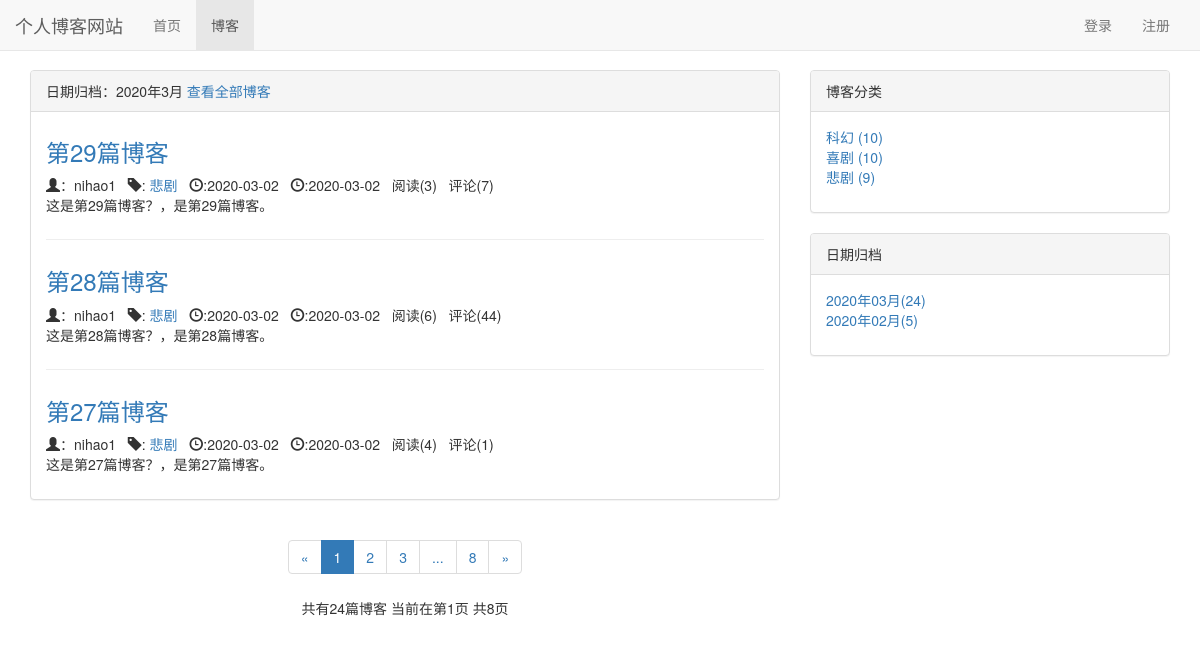
Screenshot of /blog/date/2020/3 with the database file from the repository.
### blog/models.py (models this page shows, shortened)
class Blog(models.Model,ReadNumExpandMethod):
    title = models.CharField(max_length=50)  # 文章标题
    content = RichTextUploadingField(verbose_name='博客内容')  # 上传图片要改成这个字段
    author = models.ForeignKey(User, on_delete=models.CASCADE)  # 作者
    created_time = models.DateTimeField(auto_now_add=True)  # 发布时间
    update_time = models.DateTimeField(auto_now=True)  # 修改时间
    read_details = GenericRelation(ReadDetail, verbose_name='博客类型')
    blog_type = models.ForeignKey(BlogType, on_delete=models.CASCADE)  # 文章分类
    class Meta:
        ordering = [
            '-created_time'
        ]

class BlogType(models.Model):
    type_name = models.CharField(max_length=30)
    def __str__(self):
        return f'{self.type_name}'

### read_statistics/models.py (models this page shows)
class ReadNum(models.Model):
    read_num = models.IntegerField(default=0)
    content_type = models.ForeignKey(ContentType, on_delete=models.CASCADE)
    object_id = models.PositiveIntegerField()
    content_object = GenericForeignKey('content_type', 'object_id')

### blog/views.py (the view)
# urls.py: path('date/<int:year>/<int:month>', blogs_with_date, name="blogs_with_date"),
def blogs_with_date(request, year, month):
    blogs_all_list = Blog.objects.filter(created_time__year=year, created_time__month=month)
    context = contrl(request, blogs_all_list)
    context['blogs_with_date'] = '%s年%s月' % (year, month)
    return render(request, 'blog/blogs_with_date.html', context=context)

### comment/templatetags/comment_tags.py (called while the page is built)
@register.simple_tag
def get_comment_count(obj):  # obj 需要在模板页面传入参数进来
    content_type = ContentType.objects.get_for_model(obj)
    return Comment.objects.filter(content_type=content_type, object_id=obj.pk).count()

### read_statistics/models.py (called while the page is built)
    def get_read_num(self):  # 阅读次数
        try:
            ct = ContentType.objects.get_for_model(self)
            readnum = ReadNum.objects.get(content_type=ct, object_id=self.pk)
            return readnum.read_num
        except exceptions.ObjectDoesNotExist:
            return 0

### blog/templates/blog/blogs_with_date.html (shortened to what this page needs)
{% extends 'blog/blog_list.html' %}
{% block blog_list_title %}
    日期归档：{{ blogs_with_date }}
    <a href="{% url 'blog_list' %}">查看全部博客</a>
{% endblock %}

### blog/templates/blog/blog_list.html (shortened to what this page needs)
{% extends 'base.html' %}
{% load staticfiles %}
{% load comment_tags %}
{% block css %}<link rel="stylesheet" href="{% static 'blog/blog.css' %}">{% endblock %}
{% block content %}
    <div class="container">
        <div class="row">
            <div class="col-xs-12 col-sm-6 col-md-8">
                <div class="panel panel-default">
                    <div class="panel-heading">{% block blog_list_title %}博客列表(一共有{{ blogs|length }}){% endblock %}</div>
                    <div class="panel-body">
                        {% for blog in page_of_blogs %}
                            <div class="blog">
                                <h3><a href="{% url 'blog_detail' blog.pk %}">{{ blog.title }}</a></h3>
                                <p class="blog-info">
                                    <span class="glyphicon glyphicon-user"></span>：{{ blog.author }}&nbsp;&nbsp;
                                    <span class="glyphicon glyphicon-tag" aria-hidden="true"></span>:
                                    <a href="{% url 'blogs_with_type' blog.blog_type.pk %}">{{ blog.blog_type }}</a>&nbsp;&nbsp;
                                    <span class="glyphicon glyphicon-time"
                                          aria-hidden="true"></span>:{{ blog.created_time |date:"Y-m-d"}}&nbsp;&nbsp;
                                    <span class="glyphicon glyphicon-time"
                                          aria-hidden="true"></span>:{{ blog.created_time |date:"Y-m-d"}}&nbsp;&nbsp;
                                    阅读({{ blog.get_read_num}})&nbsp;&nbsp;
                                    评论({% get_comment_count blog %})
                                </p>
                                <p>{{ blog.content |truncatechars:120 }}</p>
                            </div>
                        {% empty %}
                            <div class="blog">
                                <h3>暂无博客，尽情期待</h3>
                            </div>
                        {% endfor %}
                    </div>
                </div>
                <nav aria-label="Page navigation">
                    <div class="paginator">
                        <ul class="pagination">
                            <li>
                                {% if page_of_blogs.has_previous %}
                                    <a href="?page={{ page_of_blogs.previous_page_number }}" aria-label="Previous">
                                        <span aria-hidden="true">&laquo;</span>
                                    </a>
                                {% else %}
                                    <span aria-hidden="true">&laquo;</span>
                                {% endif %}
                            </li>
                            {% for i in page_range %}
                                {% if page_of_blogs.number == i %}
                                    <li class="active"><span>{{ i }}</span></li>
                                {% else %}
                                    <li><a href="?page={{ i }}">{{ i }}</a></li>
                                {% endif %}
                            {% endfor %}
                            <li>
                                {% if page_of_blogs.has_next %}
                                    <a href="?page={{ page_of_blogs.next_page_number }}" aria-label="Next"> <span aria-hidden="true">&raquo;</span></a>
                                {% else %}
                                    <span aria-hidden="true">&raquo;</span>
                                {% endif %}
                            </li>
                        </ul>
                        <p>
                            共有{{ page_of_blogs.paginator.count}}篇博客
                            当前在第{{ page_of_blogs.number }}页
                            共{{ page_of_blogs.paginator.num_pages }}页
                        </p>
                    </div>
                </nav>
            </div>
            <div class="col-xs-6 col-md-4">
                <div class="panel panel-default">
                     <div class="panel-heading">博客分类</div>
                     <div class="panel-body">
                        <ul class='blog_types'>
                            {% for blog_type in blog_types %}
                                <li><a href="{% url 'blogs_with_type' blog_type.pk %}">{{ blog_type.type_name }} ({{ blog_type.blog_count }})</a>
                                </li>
                            {% empty %}
                                <li>暂无分类</li>
                            {% endfor %}
                        </ul>
                     </div>
                </div>
                <div class="panel panel-default">
                    <div class="panel-heading">日期归档</div>
                    <div class="panel-body">
                        <ul class='blog_types'>
                            {% for blog_date,count in blog_dates.items %}
                                <li>
                                    <a href="{% url 'blogs_with_date' blog_date.year blog_date.month %}">{{ blog_date|date:"Y年m月" }}({{ count }})</a>
                                </li>
                            {% endfor %}
                        </ul>
                    </div>
                </div>
            </div>
        </div>
    </div>
{% endblock %}
{% block nav_blog_av %}active{% endblock %}

### static/css/base.css (style rules this page uses)
* { margin: 0; padding: 0; }
body { margin-top: 70px !important; }
ul { list-style-type: none; }

### blog/static/blog/blog.css (style rules this page uses)
ul.blog_types { list-style-type: none }
div.blog:not(:last-child) { margin-bottom: 2em; padding-bottom: 1em; border-bottom: 1px solid #eee; }
div.blog h3 { margin-top: 0.5em; }
div.blog p.blog-info { margin-bottom: 0; }
div.paginator { text-align: center; }

### rows the page displays
Blog: title "第29篇博客", author "nihao1", blog_type "悲剧", created_time "2020-03-02", get_read_num "3", id "7", content "这是第29篇博客？，是第29篇博客。"
Blog: title "第28篇博客", author "nihao1", blog_type "悲剧", created_time "2020-03-02", get_read_num "6", id "44", content "这是第28篇博客？，是第28篇博客。"
Blog: title "第27篇博客", author "nihao1", blog_type "悲剧", created_time "2020-03-02", get_read_num "4", id "1", content "这是第27篇博客？，是第27篇博客。"
BlogType: type_name "科幻", blog_count "10"
BlogType: type_name "喜剧", blog_count "10"
BlogType: type_name "悲剧", blog_count "9"

### other values shown
{{ blogs_with_date }} "2020年3月"
{{ i }} "1"
{{ i }} "2" "3" "..." "8"
{{ page_of_blogs.paginator.count }} "24"
{{ page_of_blogs.number }} "1"
{{ page_of_blogs.paginator.num_pages }} "8"
{{ blog_date|date:"Y年m月" }} "2020年03月" "2020年02月"
{{ count }} "24" "5"
